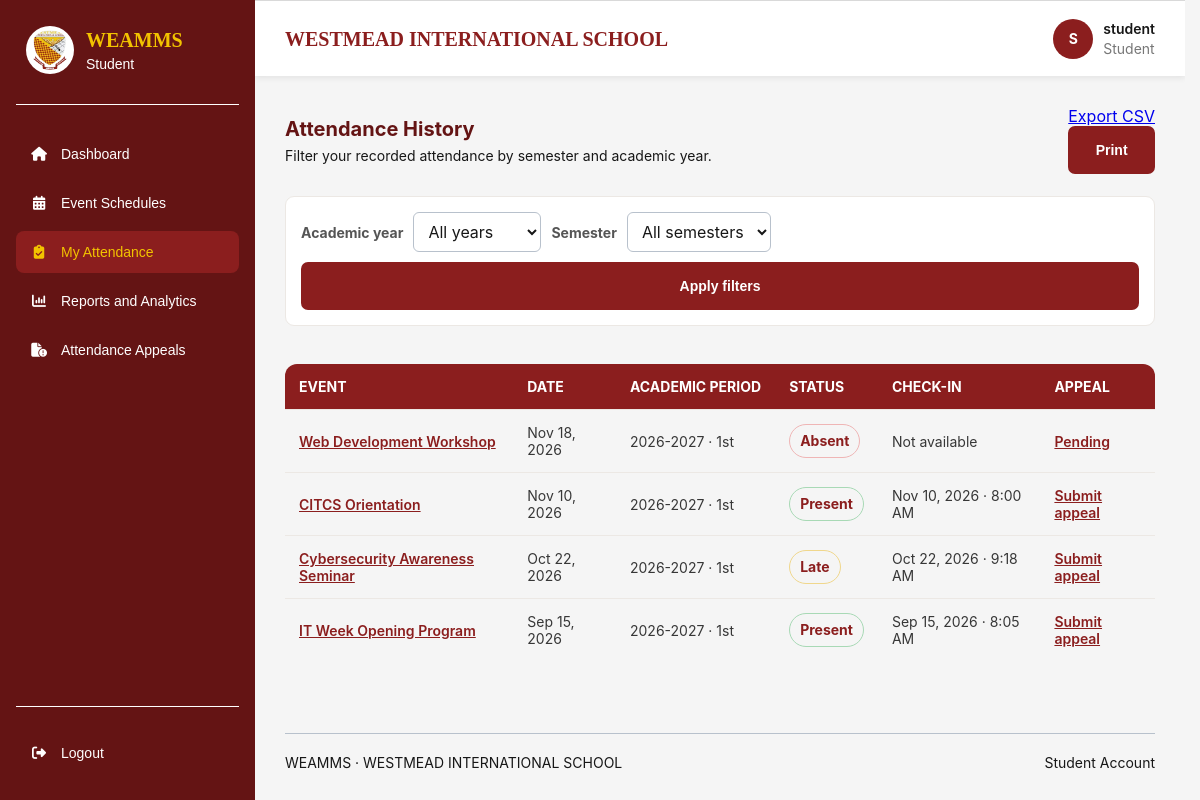
Screenshot of /student/attendance/history.php (signed in) with the database file from the repository.
### tables this page shows
CREATE TABLE `event_attendance` (
  `attendance_id` bigint(20) UNSIGNED NOT NULL,
  `event_id` bigint(20) UNSIGNED NOT NULL,
  `student_id` bigint(20) UNSIGNED NOT NULL,
  `attendance_status` enum('present','late','absent','excused') NOT NULL DEFAULT 'absent',
  `check_in_at` datetime DEFAULT NULL,
  `recorded_by_user_id` bigint(20) UNSIGNED DEFAULT NULL,
  `record_source` enum('barcode','department_head','appeal','system') NOT NULL DEFAULT 'barcode',
  `remarks` varchar(500) DEFAULT NULL,
  `created_at` timestamp NOT NULL DEFAULT current_timestamp(),
  `updated_at` timestamp NOT NULL DEFAULT current_timestamp() ON UPDATE current_timestamp()
);

CREATE TABLE `events` (
  `event_id` bigint(20) UNSIGNED NOT NULL,
  `department_id` bigint(20) UNSIGNED NOT NULL,
  `requested_by` bigint(20) UNSIGNED NOT NULL,
  `academic_period_id` bigint(20) UNSIGNED NOT NULL,
  `event_title` varchar(200) NOT NULL,
  `event_description` text DEFAULT NULL,
  `venue` varchar(200) DEFAULT NULL,
  `start_at` datetime NOT NULL,
  `end_at` datetime NOT NULL,
  `attendance_opens_at` datetime DEFAULT NULL,
  `attendance_closes_at` datetime DEFAULT NULL,
  `event_status` enum('pending','approved','rejected','cancelled','cancellation_requested','completed') NOT NULL DEFAULT 'pending',
  `admin_reviewed_by` bigint(20) UNSIGNED DEFAULT NULL,
  `admin_reviewed_at` datetime DEFAULT NULL,
  `admin_remarks` text DEFAULT NULL,
  `cancellation_requested_at` datetime DEFAULT NULL,
  `cancellation_requested_by` bigint(20) UNSIGNED DEFAULT NULL,
  `cancellation_request_remarks` text DEFAULT NULL,
  `created_at` timestamp NOT NULL DEFAULT current_timestamp(),
  `updated_at` timestamp NOT NULL DEFAULT current_timestamp() ON UPDATE current_timestamp()
);

CREATE TABLE `academic_periods` (
  `academic_period_id` bigint(20) UNSIGNED NOT NULL,
  `academic_year` varchar(20) NOT NULL,
  `semester` enum('1st','2nd','Summer','Other') NOT NULL DEFAULT '1st',
  `start_date` date NOT NULL,
  `end_date` date NOT NULL,
  `is_current` tinyint(1) NOT NULL DEFAULT 0,
  `created_at` timestamp NOT NULL DEFAULT current_timestamp()
);

CREATE TABLE `attendance_appeals` (
  `appeal_id` bigint(20) UNSIGNED NOT NULL,
  `attendance_id` bigint(20) UNSIGNED NOT NULL,
  `student_id` bigint(20) UNSIGNED NOT NULL,
  `appeal_reason` text NOT NULL,
  `evidence_path` varchar(500) DEFAULT NULL,
  `appeal_status` enum('pending','approved','rejected','withdrawn') NOT NULL DEFAULT 'pending',
  `reviewed_by_department_head_id` bigint(20) UNSIGNED DEFAULT NULL,
  `reviewed_at` datetime DEFAULT NULL,
  `reviewer_remarks` text DEFAULT NULL,
  `submitted_at` timestamp NOT NULL DEFAULT current_timestamp(),
  `updated_at` timestamp NOT NULL DEFAULT current_timestamp() ON UPDATE current_timestamp()
);

### includes/student_context.php (called while the page is built, shortened)
<?php
$studentBaseUrl = BASE_URL;
function studentEscape(mixed $value): string
{
    return htmlspecialchars((string) $value, ENT_QUOTES, 'UTF-8');
}
function studentDateTime(
    ?string $value,
    string $format = 'M j, Y · g:i A'
): string {
    if (!$value) {
        return 'Not available';
    }
    $timestamp = strtotime($value);
    return $timestamp === false
        ? 'Not available'
        : date($format, $timestamp);
}

### student/attendance/history.php (the view, shortened to what this page needs)
<?php
require_once __DIR__ . '/../../includes/student_context.php';
$academicYear = is_string($_GET['academic_year'] ?? null) ? trim($_GET['academic_year']) : '';
$semester = is_string($_GET['semester'] ?? null) ? trim($_GET['semester']) : '';
$periodsStmt = $pdo->query('SELECT DISTINCT academic_year, semester FROM academic_periods ORDER BY academic_year DESC, semester');
$periods = $periodsStmt->fetchAll(PDO::FETCH_ASSOC);
$validYears = array_unique(array_column($periods, 'academic_year'));
$validSemesters = array_unique(array_column($periods, 'semester'));
if (!in_array($academicYear, $validYears, true)) {
    $academicYear = '';
}
if (!in_array($semester, $validSemesters, true)) {
    $semester = '';
}
$sql = "
    SELECT ea.attendance_id, ea.attendance_status, ea.check_in_at,
           ea.record_source, ea.remarks, e.event_id, e.event_title,
           e.start_at, ap.academic_year, ap.semester,
           aa.appeal_id, aa.appeal_status, aa.reviewer_remarks
    FROM event_attendance ea
    INNER JOIN events e ON e.event_id = ea.event_id
    INNER JOIN academic_periods ap ON ap.academic_period_id = e.academic_period_id
    LEFT JOIN attendance_appeals aa
        ON aa.appeal_id = (
            SELECT aa_latest.appeal_id FROM attendance_appeals aa_latest
            WHERE aa_latest.attendance_id = ea.attendance_id
              AND aa_latest.student_id = ea.student_id
            ORDER BY aa_latest.submitted_at DESC, aa_latest.appeal_id DESC
            LIMIT 1
        )
    WHERE ea.student_id = ?";
$params = [$studentId];
$sql .= ' ORDER BY e.start_at DESC, ea.attendance_id DESC';
$stmt = $pdo->prepare($sql);
$stmt->execute($params);
$records = $stmt->fetchAll(PDO::FETCH_ASSOC);
require_once __DIR__ . '/../../includes/student_layout_start.php';
$query = http_build_query(array_filter([
    'academic_year' => $academicYear,
    'semester' => $semester,
]));
?>
<section class="dashboard-section student-module-page">
    <div class="section-heading">
        <div>
            <h2>Attendance History</h2>
            <p>Filter your recorded attendance by semester and academic year.</p>
        </div>
        <div class="student-report-actions">
            <a class="management-button management-button-secondary" href="<?= studentEscape($studentBaseUrl) ?>/student/attendance/history.php?<?= studentEscape($query) ?>&amp;export=csv">Export CSV</a>
            <button class="management-button" type="button" onclick="window.print()">Print</button>
        </div>
    </div>
    <form class="student-filter-form" method="get" action="<?= studentEscape($studentBaseUrl) ?>/student/attendance/history.php">
        <label for="academic-year">Academic year</label>
        <select id="academic-year" name="academic_year">
            <option value="">All years</option>
        </select>
        <label for="semester">Semester</label>
        <select id="semester" name="semester">
            <option value="">All semesters</option>
        </select>
        <button class="management-button" type="submit">Apply filters</button>
    </form>
    <?php if ($records === []): ?>
        <div class="student-content-panel empty-state"><strong>No attendance history found</strong>
            <p>No personal records match these academic-period filters.</p>
        </div>
    <?php else: ?>
        <div class="student-content-panel student-table-wrap">
            <table class="student-table">
                <thead>
                    <tr>
                        <th scope="col">Event</th>
                        <th scope="col">Date</th>
                        <th scope="col">Academic period</th>
                        <th scope="col">Status</th>
                        <th scope="col">Check-in</th>
                        <th scope="col">Appeal</th>
                    </tr>
                </thead>
                <tbody>
                    <?php foreach ($records as $record): ?>
                        <tr>
                            <td data-label="Event"><a href="<?= studentEscape($studentBaseUrl) ?>/student/events/view.php?id=<?= (int) $record['event_id'] ?>"><?= studentEscape($record['event_title']) ?></a></td>
                            <td data-label="Date"><?= studentEscape(studentDateTime($record['start_at'], 'M j, Y')) ?></td>
                            <td data-label="Academic period"><?= studentEscape($record['academic_year']) ?> · <?= studentEscape($record['semester']) ?></td>
                            <td data-label="Status"><span class="status-pill status-<?= studentEscape($record['attendance_status']) ?>"><?= studentEscape(ucfirst($record['attendance_status'])) ?></span></td>
                            <td data-label="Check-in"><?= studentEscape(studentDateTime($record['check_in_at'])) ?></td>
                            <td data-label="Appeal">
                                <?php if ($record['appeal_id']): ?>
                                    <a href="<?= studentEscape($studentBaseUrl) ?>/student/appeals/view.php?id=<?= (int) $record['appeal_id'] ?>"><?= studentEscape(ucfirst($record['appeal_status'])) ?></a>
                                <?php else: ?>
                                    <a href="<?= studentEscape($studentBaseUrl) ?>/student/appeals/create.php?attendance_id=<?= (int) $record['attendance_id'] ?>">Submit appeal</a>
                                <?php endif; ?>
                            </td>
                        </tr>
                    <?php endforeach; ?>
                </tbody>
            </table>
        </div>
    <?php endif; ?>
</section>
<?php require __DIR__ . '/../../includes/footer.php'; ?>
</main>
</body>
</html>

### assets/css/style.css (style rules this page uses)
:root { --wis-maroon-light: #B43737; --wis-maroon: #8B1E1E; --wis-maroon-dark: #641414; --wis-gold: #F2C300; --wis-gold-dark: #D6A900; --wis-white: #FFFFFF; --wis-light-blue: #E8F0FE; --wis-black: #171717; --wis-background: #F5F5F5; --wis-border: #B8C1CC; --wis-shadow: 0 8px 25px rgba(0, 0, 0, 0.10); }
* { box-sizing: border-box; margin: 0; padding: 0; }
html { scroll-behavior: smooth; }
body { display: flex; justify-content: center; align-items: flex-start; min-height: 100vh; padding: 0 20px; background: var(--wis-background); color: var(--wis-black); font-family: Arial, Helvetica, sans-serif; }
form { width: 100%; margin: 0 auto; }
button { display: block; width: 100%; min-height: 48px; padding: 12px 14px; border: 2px solid var(--wis-maroon); border-radius: 7px; background: var(--wis-maroon); color: var(--wis-white); font-family: Arial, Helvetica, sans-serif; font-size: 14px; font-weight: 700; cursor: pointer; transition: background 0.2s ease, border-color 0.2s ease, color 0.2s ease, transform 0.2s ease; }

### assets/css/student/student.css (style rules this page uses)
:root { --wis-maroon-light: #B43737; --wis-maroon: #8B1E1E; --wis-maroon-dark: #641414; --wis-gold: #F2C300; --wis-gold-dark: #D6A900; --wis-white: #FFFFFF; --wis-light-blue: #E8F0FE; --wis-black: #171717; --wis-background: #F5F5F5; --wis-border: #B8C1CC; --wis-shadow: 0 8px 25px rgba(0, 0, 0, 0.10); }
body { align-items: center; }
body.student-dashboard-page { margin: 0; padding: 0; }
.dashboard-main>.dashboard-section, .dashboard-main>.dashboard-columns, .dashboard-main>.dashboard-alert, .dashboard-main>.dashboard-footer { margin-right: 30px; margin-left: 30px; }
.dashboard-section { margin-top: 30px; margin-bottom: 18px; }
.section-heading { display: flex; align-items: center; justify-content: space-between; gap: 15px; margin-bottom: 17px; }
.section-heading h2, .attendance-card-title h2 { margin: 0; color: var(--wis-maroon-dark); font-size: 20px; font-weight: 700; }
.section-heading p { margin: 6px 0 0; color: var(--wis-black); font-size: 14px; }
.status-pill { display: inline-block; padding: 6px 9px; border-radius: 20px; font-size: 14px; font-weight: 700; }
.status-present, .status-late { background: var(--wis-background); color: var(--wis-maroon-dark); }
.status-absent { background: var(--wis-background); color: var(--wis-maroon); }
.student-filter-form { display: flex; align-items: center; flex-wrap: wrap; gap: 10px; margin: 0 0 16px; padding: 15px; border: 1px solid #ece8e4; border-radius: 9px; background: #fff; }
.student-filter-form label { color: #555; font-size: 14px; font-weight: 700; }
.student-filter-form input, .student-filter-form select { min-height: 40px; max-width: 240px; padding: 8px 10px; border: 1px solid var(--wis-border); border-radius: 6px; background: #fff; color: #171717; font: inherit; }
.student-table-wrap { width: 100%; overflow-x: auto; border: 1px solid #e5e2df; border-radius: 9px; background: #fff; }
.student-content-panel.student-table-wrap { padding: 0; }
.student-table { width: 100%; border-collapse: collapse; text-align: left; }
.student-table th, .student-table td { padding: 12px 14px; border-bottom: 1px solid #ece8e4; vertical-align: top; }
.student-table th { background: #f8f6f4; color: #555; font-size: 14px; text-transform: uppercase; white-space: nowrap; }
.student-table td { color: #373737; font-size: 14px; }
.student-table td a { color: var(--wis-maroon); font-weight: 700; }
.status-pill, .student-status-pill { display: inline-flex; align-items: center; justify-content: center; padding: 6px 11px; border: 1px solid transparent; border-radius: 999px; font-size: 14px; font-weight: 700; line-height: 1.4; white-space: nowrap; }
.status-present { background-color: #e4f5e9; border-color: #a8d9b5; color: #216b36; }
.status-late { background-color: #fff4d6; border-color: #f0d78c; color: #795900; }
.status-absent { background-color: #fde8e8; border-color: #efb5b5; color: #9b2525; }
html { overflow-y: scroll; scrollbar-gutter: stable; }

### rows the page displays
event_attendance: event.event_title "Web Development Workshop", event.start_at "Nov 18, 2026", academic_periods.academic_year "2026-2027", academic_periods.semester "1st", attendance_status "Absent", check_in_at "Not available", attendance_appeals.appeal_status "Pending"
event_attendance: event.event_title "CITCS Orientation", event.start_at "Nov 10, 2026", academic_periods.academic_year "2026-2027", academic_periods.semester "1st", attendance_status "Present", check_in_at "Nov 10, 2026 · 8:00 AM"
event_attendance: event.event_title "Cybersecurity Awareness Seminar", event.start_at "Oct 22, 2026", academic_periods.academic_year "2026-2027", academic_periods.semester "1st", attendance_status "Late", check_in_at "Oct 22, 2026 · 9:18 AM"
event_attendance: event.event_title "IT Week Opening Program", event.start_at "Sep 15, 2026", academic_periods.academic_year "2026-2027", academic_periods.semester "1st", attendance_status "Present", check_in_at "Sep 15, 2026 · 8:05 AM"

### other values shown
str_replace('_', ' ', $role) "Student"
$label "Dashboard"
$label "Event Schedules"
$label "My Attendance"
$label "Reports and Analytics"
$label "Attendance Appeals"
$initial "S"
$username "student"
$userRole "Student"
$footerRoleLabel "Student"
